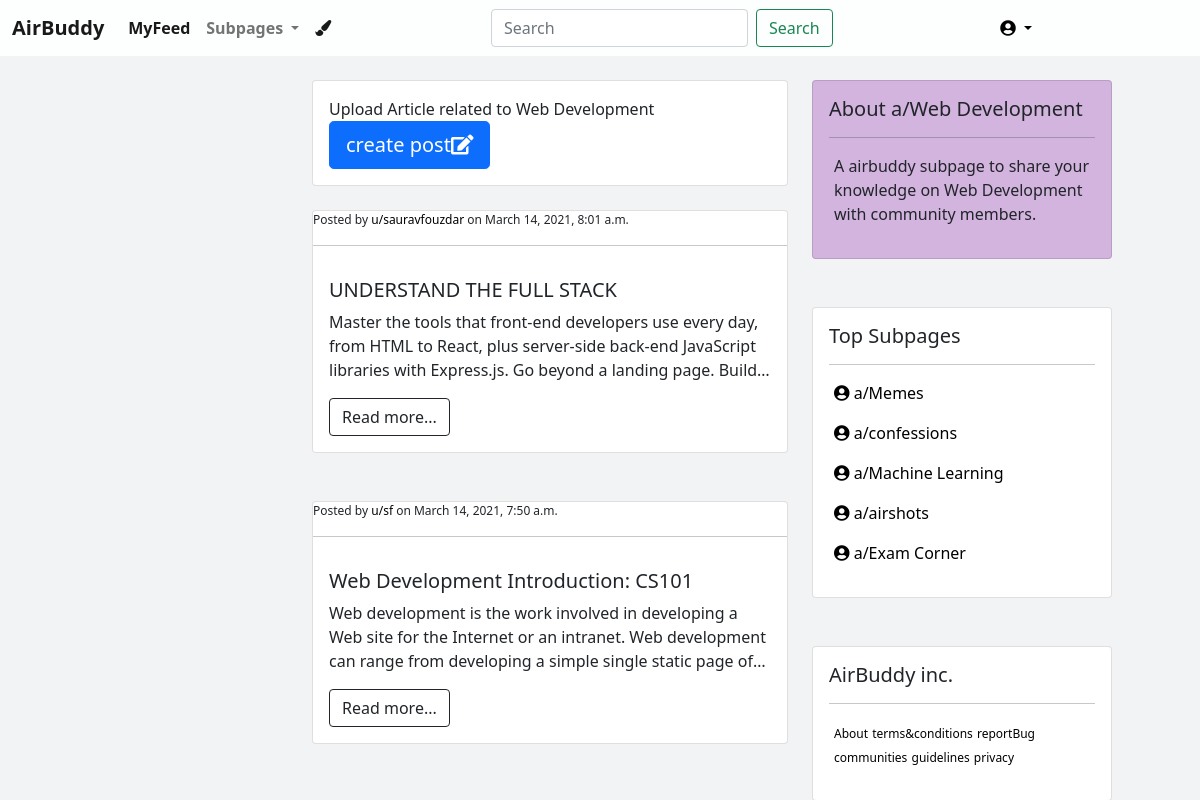
/a/webd/ (signed in), run on the app's committed database.
### subpages/models.py (models this page shows, shortened)
class WebDevelopment(models.Model):
    author = models.ForeignKey(
                        settings.AUTH_USER_MODEL,
                        on_delete=models.CASCADE,
                        related_name = 'webdev_post',
                        )
    title = models.TextField(max_length=100)
    description = models.TextField(max_length=5000)
    created_on = models.DateTimeField(auto_now_add = True)

### subpages/views.py (the view)
# urls.py: url(r'^a/webd/$', views.webd_main, name='webd_main'),
@login_required
def webd_main(request):
    obj = WebDevelopment.objects.all().order_by('-id')
    template_name = 'webd_main.html'
    context = {'obj':obj}
    return render(request, template_name, context)

### core/templates/webd_main.html
{% extends 'base.html' %}
{% load static %}
{% block content %}
<br>
<div class="container-fluid">
    <div class="row">
        <div class="col-md-3">  </div>
        <div class="col-md-5">
            <div class="card" style="background-color: rgb(255, 255, 255);">
                <div class="card-body">
                Upload Article related to Web Development
                <a href="/a/webd/submit">
                <button type="button" class="btn btn-primary btn-lg">create post<i class="fa fa-edit"></i></button>
                </a>
                </div>
            </div>
            <br>
    {% for row in obj %}
        <div class="card">
            <p class="post-meta" style="font-size: 12px;margin: 0%;">Posted by
            <a href="#">u/{{row.author}}</a> on {{row.created_on}}</p><hr class="hr-light">
            <div class="card-body">
            <h5 class="card-title">{{row.title}}</h5>
            <p style="
                overflow : hidden;
                text-overflow: ellipsis;
                display: -webkit-box;
                -webkit-line-clamp: 3;
                -webkit-box-orient: vertical;
              "> {{row.description}}</p>
              <a href="/a/webd/{{row.pk}}"><button type="button" class="btn btn-outline-dark">Read more...</button></i></a>
            </div>
        </div>
      <br> <br>
    {% endfor %}
    </div>
        <div class="col-md-4">
            <div class="card" style="width: 300px;background-color: #D2B4DE;">
                <div class="card-body">
                    <h5 class="card-title">About a/Web Development</h5>
                    <hr class="hr-light">
                <p class="post-meta" style="margin-left: 5px;">
                    A airbuddy subpage to share your knowledge on Web Development
                    with community members.
                   </p>
            </div>
            </div>
            <br>
            <br>
            <div class="card" style="width: 300px;">
                <div class="card-body">
                    <h5 class="card-title">Top Subpages</h5>
                    <hr class="hr-light">
                <p class="post-meta" style="margin-left: 5px;">
                    <a href="/a/memes"> <i class="fas fa-user-circle"></i> a/Memes</a>
                   </p>
    <p class="post-meta" style="margin-left: 5px;">
        <a href="/a/confessions">  <i class="fas fa-user-circle"></i> a/confessions</a>
                   </p>
                   <p class="post-meta" style="margin-left: 5px;">
                    <a href="/a/ml">  <i class="fas fa-user-circle"></i> a/Machine Learning</a>
                               </p>
                               <p class="post-meta" style="margin-left: 5px;">
                                <a href="/a/airshots">  <i class="fas fa-user-circle"></i> a/airshots</a>
                                           </p>
                                           <p class="post-meta" style="margin-left: 5px;">
                                            <a href="/a/examCorner"> <i class="fas fa-user-circle"></i> a/Exam Corner</a>
                                                       </p>
            </div>
        </div>
            <br><br>
            <div class="card" style="width: 300px;">
                <div class="card-body">
                    <h5 class="card-title">AirBuddy inc.</h5>
                    <hr class="hr-light">
                    <p style="margin-left: 5px;">
                        <a href=""> <small style="font-size: 12px;">About</small></a>
                        <a href=""><small style="font-size: 12px;">terms&conditions</small> </a>
                        <a href=""><small style="font-size: 12px;">reportBug</small> </a>
                        <a href=""><small style="font-size: 12px;">communities</small> </a>
                        <a href=""><small style="font-size: 12px;">guidelines</small> </a>
                        <a href=""><small style="font-size: 12px;">privacy</small> </a>
                   </p>
                </div>
            </div>
    </div>
</div>
{% endblock %}

### core/static/style.css (style rules this page uses)
body { background-color:#F2F3F4; }
p a { text-decoration: none; color: black; }

### data on the page
WebDevelopment: author "sauravfouzdar", created_on "March 14, 2021, 8:01 a.m.", title "UNDERSTAND THE FULL STACK", description "Master the tools that front-end developers use every day, from HTML to React, plus server-side back-end JavaScript libraries with Express.js. Go beyond a landing page.…"
WebDevelopment: author "sf", created_on "March 14, 2021, 7:50 a.m.", title "Web Development Introduction: CS101", description "Web development is the work involved in developing a Web site for the Internet or an intranet. Web development can range from developing a simple single static page…"
